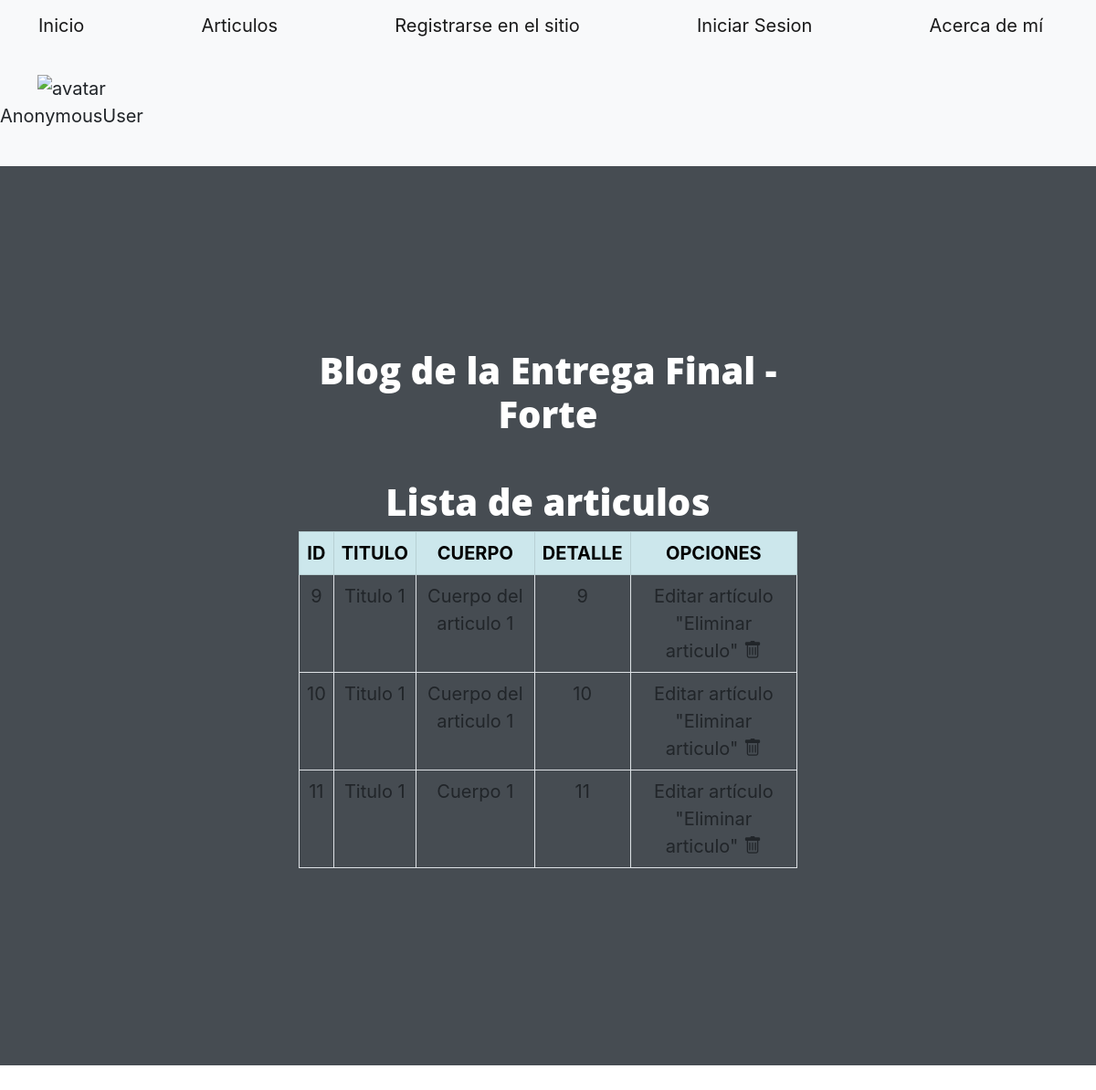
/AppBlog/pages/, run on the app's committed database.
### AppBlog/models.py (models this page shows, shortened)
class Articulo(models.Model):
    titulo=models.CharField(max_length=999)
    subtitulo=models.CharField(max_length=999)
    cuerpo=models.TextField()
    fecha=models.DateField(null=False, blank=False, auto_now_add=True)
    autor=models.CharField(max_length=255)

### AppBlog/views.py (the view)
# urls.py: path('pages/',ArticuloListView.as_view(), name='Articulos'),
class ArticuloListView(ListView):
    model = Articulo
    template_name = 'AppBlog/lista_articulos.html'
    context_object_name = 'articulos'

### AppBlog/Templates/AppBlog/lista_articulos.html (shortened to what this page needs)
{% extends "AppBlog/base.html" %}
{% load static %}
{% block content %}
<section>
  <div>
    <h1>Lista de articulos</h1>
<table class="table table-bordered" >
<thead class="table-primary">
<tr>
  <th>ID</th>
  <th>TITULO</th>
  <th>CUERPO</th>
  <th>DETALLE</th>
  <th>OPCIONES</th>
</tr>
</thead>
<tbody>
{% for articulo in object_list %}
<tr>
  <td>{{articulo.id}}</td>
  <td>{{articulo.titulo}}</td>
  <td>{{articulo.cuerpo}}</td>
  <td><a href="{% url 'detalle_articulo' articulo.id %}">{{ articulo.id}} </a></td>
  <td> <a href="{% url 'editar_articulo' articulo.id %}">Editar artículo</a>
  <a href="{% url 'borrar_articulo' articulo.id %}"> "Eliminar articulo"
      <i class="bi bi-trash"></i> </td>
</tr>
    <tbody>
{% empty %}
<p>No hay entradas aún.</p>
{% endfor %}
</table>
  </div>
</section>
{% endblock %}

### data on the page
Articulo: id "9", titulo "Titulo 1", cuerpo "Cuerpo del articulo 1"
Articulo: id "10", titulo "Titulo 1", cuerpo "Cuerpo del articulo 1"
Articulo: id "11", titulo "Titulo 1", cuerpo "Cuerpo 1"

### other printed values
{{ user }} "AnonymousUser"
